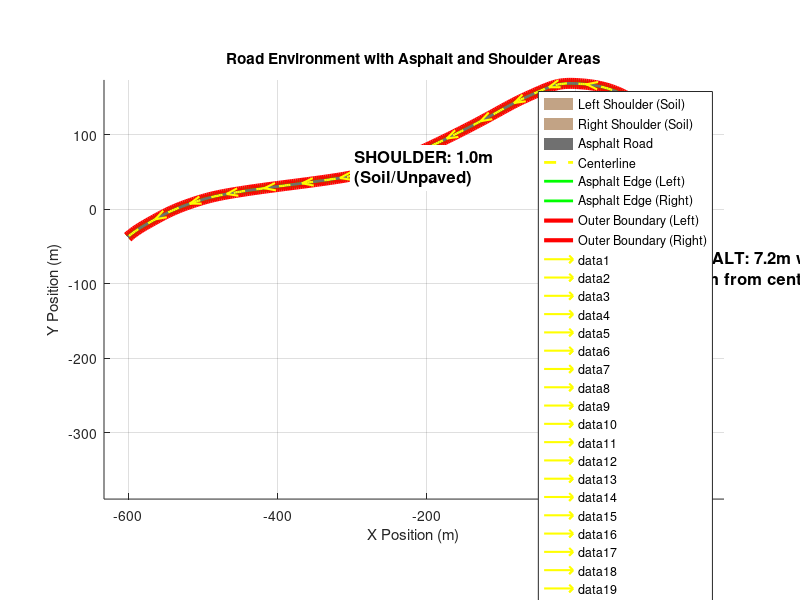

Recreate this plot in MATLAB.
%% 
% Process Road Boundaries for Vehicle Model Testing
% This script creates road boundaries with shoulder areas for realistic testing

clear all; close all; clc;

% Load centerline data
centerline_data = [
159.3966,-377.3989
157.8190,-375.3717
156.2831,-373.3180
154.7873,-371.2390
153.3303,-369.1359
151.9106,-367.0097
150.5268,-364.8615
149.1775,-362.6925
147.8613,-360.5038
146.5766,-358.2966
145.3222,-356.0719
144.0965,-353.8310
142.8981,-351.5748
141.7256,-349.3046
140.5776,-347.0215
139.4527,-344.7265
138.3494,-342.4209
137.2663,-340.1057
136.2019,-337.7821
135.1552,-335.4509
134.1261,-333.1123
133.1142,-330.7662
132.1196,-328.4129
131.1422,-326.0522
130.1818,-323.6844
129.2382,-321.3094
128.3115,-318.9273
127.4026,-316.5379
126.5142,-314.1407
125.6489,-311.7352
124.8095,-309.3209
123.9990,-306.8972
123.2199,-304.4636
122.4751,-302.0195
121.7673,-299.5644
121.0984,-297.0982
120.4673,-294.6217
119.8729,-292.1356
119.3137,-289.6411
118.7887,-287.1390
118.2963,-284.6302
117.8355,-282.1157
117.4048,-279.5964
117.0028,-277.0730
116.6275,-274.5458
116.2767,-272.0152
115.9486,-269.4814
115.6409,-266.9447
115.3516,-264.4055
115.0788,-261.8640
114.8207,-259.3206
114.5778,-256.7754
114.3519,-254.2286
114.1450,-251.6806
113.9587,-249.1315
113.7949,-246.5814
113.6554,-244.0307
113.5419,-241.4796
113.4564,-238.9282
113.3995,-236.3767
113.3699,-233.8252
113.3658,-231.2735
113.3855,-228.7217
113.4272,-226.1698
113.4892,-223.6178
113.5696,-221.0657
113.6668,-218.5134
113.7790,-215.9609
113.9045,-213.4083
114.0414,-210.8555
114.1881,-208.3025
114.3427,-205.7493
114.5036,-203.1959
114.6690,-200.6423
114.8370,-198.0884
115.0061,-195.5343
115.1743,-192.9800
115.3401,-190.4253
115.5015,-187.8704
115.6571,-185.3152
115.8067,-182.7598
115.9506,-180.2041
116.0890,-177.6481
116.2222,-175.0920
116.3506,-172.5356
116.4744,-169.9791
116.5939,-167.4224
116.7093,-164.8656
116.8211,-162.3087
116.9294,-159.7517
117.0345,-157.1947
117.1367,-154.6375
117.2363,-152.0804
117.3337,-149.5232
117.4290,-146.9661
117.5226,-144.4090
117.6147,-141.8519
117.7057,-139.2949
117.7958,-136.7380
117.8853,-134.1813
117.9745,-131.6246
118.0636,-129.0681
118.1531,-126.5118
118.2430,-123.9557
118.3339,-121.3997
118.4258,-118.8441
118.5191,-116.2886
118.6142,-113.7335
118.7112,-111.1786
118.8105,-108.6241
118.9123,-106.0699
119.0170,-103.5160
119.1248,-100.9625
119.2359,-98.4095
119.3508,-95.8568
119.4697,-93.3046
119.5928,-90.7528
119.7205,-88.2015
119.8530,-85.6507
119.9906,-83.1004
120.1336,-80.5507
120.2823,-78.0015
120.4370,-75.4529
120.5980,-72.9049
120.7655,-70.3575
120.9398,-67.8108
121.1213,-65.2647
121.3101,-62.7193
121.5067,-60.1745
121.7112,-57.6305
121.9240,-55.0873
122.1453,-52.5448
122.3755,-50.0031
122.6148,-47.4622
122.8634,-44.9221
123.1218,-42.3828
123.3902,-39.8445
123.6688,-37.3070
123.9579,-34.7703
124.2579,-32.2347
124.5690,-29.6999
124.8915,-27.1662
125.2257,-24.6334
125.5719,-22.1016
125.9303,-19.5708
126.3004,-17.0410
126.6785,-14.5119
127.0607,-11.9831
127.4429,-9.4544
127.8211,-6.9255
128.1913,-4.3959
128.5493,-1.8653
128.8912,0.6665
129.2128,3.1998
129.5103,5.7351
129.7794,8.2726
130.0162,10.8126
130.2185,13.3554
130.3874,15.9007
130.5248,18.4485
130.6323,20.9985
130.7117,23.5505
130.7647,26.1044
130.7931,28.6600
130.7986,31.2171
130.7828,33.7756
130.7476,36.3352
130.6947,38.8958
130.6257,41.4572
130.5425,44.0193
130.4467,46.5818
130.3368,49.1440
130.2024,51.7038
130.0314,54.2587
129.8117,56.8061
129.5313,59.3438
129.1782,61.8691
128.7403,64.3797
128.2123,66.8740
127.6020,69.3524
126.9189,71.8157
126.1726,74.2645
125.3726,76.6994
124.5285,79.1211
123.6496,81.5302
122.7399,83.9266
121.7985,86.3092
120.8244,88.6769
119.8163,91.0288
118.7733,93.3639
117.6941,95.6810
116.5777,97.9792
115.4230,100.2574
114.2289,102.5146
112.9943,104.7498
111.7184,106.9620
110.4019,109.1511
109.0461,111.3170
107.6518,113.4594
106.2203,115.5784
104.7526,117.6739
103.2498,119.7456
101.7130,121.7936
100.1426,123.8170
98.5371,125.8127
96.8941,127.7767
95.2114,129.7050
93.4867,131.5938
91.7178,133.4392
89.9023,135.2371
88.0381,136.9838
86.1237,138.6762
84.1616,140.3146
82.1547,141.9002
80.1063,143.4340
78.0194,144.9172
75.8973,146.3510
73.7429,147.7364
71.5595,149.0746
69.3496,150.3664
67.1143,151.6119
64.8545,152.8109
62.5711,153.9634
60.2651,155.0694
57.9372,156.1287
55.5886,157.1414
53.2199,158.1073
50.8322,159.0263
48.4266,159.8986
46.0042,160.7244
43.5664,161.5042
41.1146,162.2382
38.6500,162.9268
36.1740,163.5704
33.6878,164.1693
31.1928,164.7237
28.6903,165.2342
26.1814,165.7012
23.6663,166.1267
21.1450,166.5128
18.6177,166.8616
16.0844,167.1751
13.5451,167.4556
10.9999,167.7050
8.4489,167.9255
5.8921,168.1193
3.3295,168.2883
0.7613,168.4344
-1.8110,168.5537
-4.3849,168.6377
-6.9578,168.6774
-9.5271,168.6644
-12.0903,168.5897
-14.6447,168.4448
-17.1879,168.2209
-19.7171,167.9092
-22.2299,167.5011
-24.7237,166.9881
-27.1976,166.3723
-29.6524,165.6664
-32.0890,164.8835
-34.5082,164.0369
-36.9111,163.1398
-39.2984,162.2054
-41.6714,161.2448
-44.0321,160.2626
-46.3830,159.2626
-48.7263,158.2484
-51.0642,157.2236
-53.3991,156.1919
-55.7332,155.1566
-58.0671,154.1187
-60.3997,153.0766
-62.7303,152.0287
-65.0578,150.9734
-67.3812,149.9089
-69.6997,148.8339
-72.0124,147.7466
-74.3181,146.6453
-76.6161,145.5286
-78.9053,144.3948
-81.1856,143.2437
-83.4578,142.0767
-85.7226,140.8954
-87.9808,139.7014
-90.2334,138.4963
-92.4811,137.2817
-94.7248,136.0592
-96.9653,134.8303
-99.2033,133.5967
-101.4398,132.3600
-103.6756,131.1216
-105.9115,129.8834
-108.1482,128.6467
-110.3867,127.4133
-112.6274,126.1838
-114.8702,124.9584
-117.1151,123.7370
-119.3622,122.5196
-121.6114,121.3061
-123.8626,120.0966
-126.1160,118.8911
-128.3714,117.6895
-130.6289,116.4917
-132.8883,115.2979
-135.1499,114.1079
-137.4134,112.9218
-139.6789,111.7395
-141.9464,110.5611
-144.2158,109.3864
-146.4872,108.2155
-148.7605,107.0484
-151.0357,105.8851
-153.3128,104.7254
-155.5918,103.5695
-157.8727,102.4173
-160.1554,101.2687
-162.4400,100.1238
-164.7263,98.9826
-167.0145,97.8449
-169.3045,96.7109
-171.5963,95.5805
-173.8898,94.4536
-176.1851,93.3303
-178.4821,92.2106
-180.7808,91.0943
-183.0812,89.9816
-185.3833,88.8724
-187.6871,87.7666
-189.9926,86.6642
-192.2997,85.5653
-194.6084,84.4698
-196.9187,83.3778
-199.2306,82.2891
-201.5441,81.2037
-203.8592,80.1217
-206.1758,79.0430
-208.4940,77.9677
-210.8137,76.8956
-213.1349,75.8268
-215.4576,74.7613
-217.7818,73.6992
-220.1079,72.6413
-222.4362,71.5883
-224.7669,70.5409
-227.1005,69.4998
-229.4371,68.4659
-231.7770,67.4398
-234.1207,66.4223
-236.4684,65.4142
-238.8204,64.4160
-241.1770,63.4287
-243.5385,62.4530
-245.9052,61.4895
-248.2775,60.5390
-250.6556,59.6023
-253.0398,58.6801
-255.4305,57.7732
-257.8277,56.8822
-260.2312,56.0080
-262.6413,55.1512
-265.0577,54.3125
-267.4805,53.4929
-269.9096,52.6928
-272.3450,51.9132
-274.7867,51.1547
-277.2347,50.4181
-279.6889,49.7041
-282.1493,49.0134
-284.6158,48.3468
-287.0885,47.7051
-289.5674,47.0889
-292.0522,46.4985
-294.5427,45.9329
-297.0386,45.3906
-299.5393,44.8701
-302.0446,44.3700
-304.5540,43.8889
-307.0671,43.4251
-309.5836,42.9774
-312.1031,42.5443
-314.6252,42.1242
-317.1495,41.7158
-319.6756,41.3176
-322.2031,40.9281
-324.7317,40.5459
-327.2609,40.1695
-329.7905,39.7976
-332.3202,39.4297
-334.8501,39.0655
-337.3802,38.7049
-339.9106,38.3477
-342.4411,37.9938
-344.9718,37.6430
-347.5027,37.2952
-350.0338,36.9502
-352.5651,36.6077
-355.0967,36.2678
-357.6284,35.9301
-360.1604,35.5946
-362.6926,35.2610
-365.2250,34.9293
-367.7577,34.5991
-370.2905,34.2705
-372.8236,33.9430
-375.3568,33.6166
-377.8901,33.2910
-380.4235,32.9659
-382.9571,32.6413
-385.4906,32.3167
-388.0242,31.9922
-390.5578,31.6673
-393.0914,31.3419
-395.6249,31.0158
-398.1583,30.6888
-400.6917,30.3606
-403.2249,30.0311
-405.7579,29.7000
-408.2907,29.3671
-410.8234,29.0322
-413.3558,28.6950
-415.8879,28.3554
-418.4198,28.0132
-420.9513,27.6680
-423.4825,27.3198
-426.0134,26.9683
-428.5438,26.6132
-431.0738,26.2544
-433.6034,25.8916
-436.1324,25.5247
-438.6610,25.1533
-441.1891,24.7774
-443.7166,24.3966
-446.2435,24.0108
-448.7698,23.6198
-451.2955,23.2233
-453.8206,22.8210
-456.3449,22.4129
-458.8685,21.9985
-461.3909,21.5766
-463.9118,21.1457
-466.4308,20.7046
-468.9475,20.2518
-471.4613,19.7859
-473.9720,19.3055
-476.4791,18.8092
-478.9821,18.2956
-481.4807,17.7633
-483.9745,17.2109
-486.4631,16.6370
-488.9460,16.0402
-491.4227,15.4190
-493.8932,14.7727
-496.3573,14.1019
-498.8154,13.4079
-501.2677,12.6919
-503.7144,11.9551
-506.1557,11.1988
-508.5918,10.4242
-511.0229,9.6324
-513.4494,8.8248
-515.8713,8.0024
-518.2888,7.1664
-520.7013,6.3158
-523.1081,5.4494
-525.5081,4.5657
-527.9006,3.6632
-530.2847,2.7405
-532.6595,1.7962
-535.0243,0.8288
-537.3781,-0.1630
-539.7201,-1.1808
-542.0494,-2.2260
-544.3653,-3.2997
-546.6683,-4.4008
-548.9595,-5.5271
-551.2399,-6.6761
-553.5107,-7.8456
-555.7730,-9.0332
-558.0277,-10.2367
-560.2761,-11.4536
-562.5193,-12.6816
-564.7582,-13.9185
-566.9941,-15.1618
-569.2280,-16.4093
-571.4605,-17.6594
-573.6898,-18.9147
-575.9129,-20.1794
-578.1271,-21.4577
-580.3294,-22.7538
-582.5170,-24.0718
-584.6870,-25.4160
-586.8366,-26.7906
-588.9629,-28.1996
-591.0630,-29.6474
-593.1341,-31.1381
-595.1733,-32.6759
-597.1777,-34.2650
-599.1446,-35.9095
-601.0709,-37.6137
];

x_center = centerline_data(:,1);
y_center = centerline_data(:,2);
n_points = length(x_center);

% ROAD GEOMETRY PARAMETERS
% --------------------------
lane_width = 3.6;      % meters - from centerline to asphalt edge
shoulder_width = 1.0;  % meters - soil/unpaved area outside asphalt
total_width = lane_width + shoulder_width;  % Total safe boundary

% Initialize boundary arrays
x_asphalt_left = zeros(n_points, 1);
y_asphalt_left = zeros(n_points, 1);
x_asphalt_right = zeros(n_points, 1);
y_asphalt_right = zeros(n_points, 1);

x_outer_left = zeros(n_points, 1);
y_outer_left = zeros(n_points, 1);
x_outer_right = zeros(n_points, 1);
y_outer_right = zeros(n_points, 1);

heading = zeros(n_points, 1);

% Calculate boundaries for each point
for i = 1:n_points
    if i == 1
        % Forward difference for first point
        dx = x_center(i+1) - x_center(i);
        dy = y_center(i+1) - y_center(i);
    elseif i == n_points
        % Backward difference for last point
        dx = x_center(i) - x_center(i-1);
        dy = y_center(i) - y_center(i-1);
    else
        % Central difference for middle points
        dx = x_center(i+1) - x_center(i-1);
        dy = y_center(i+1) - y_center(i-1);
    end
    
    % Normalize tangent vector
    tangent_length = sqrt(dx^2 + dy^2);
    dx = dx / tangent_length;
    dy = dy / tangent_length;
    
    % Calculate heading angle (in radians)
    heading(i) = atan2(dy, dx);
    
    % Perpendicular vector (rotate tangent 90 degrees)
    % Left boundary (rotate CCW)
    perp_x_left = -dy;
    perp_y_left = dx;
    
    % Right boundary (rotate CW)
    perp_x_right = dy;
    perp_y_right = -dx;
    
    % Calculate ASPHALT edge boundaries (3.6m from center)
    x_asphalt_left(i) = x_center(i) + lane_width * perp_x_left;
    y_asphalt_left(i) = y_center(i) + lane_width * perp_y_left;
    
    x_asphalt_right(i) = x_center(i) + lane_width * perp_x_right;
    y_asphalt_right(i) = y_center(i) + lane_width * perp_y_right;
    
    % Calculate OUTER boundaries (4.6m from center - asphalt + shoulder)
    x_outer_left(i) = x_center(i) + total_width * perp_x_left;
    y_outer_left(i) = y_center(i) + total_width * perp_y_left;
    
    x_outer_right(i) = x_center(i) + total_width * perp_x_right;
    y_outer_right(i) = y_center(i) + total_width * perp_y_right;
end

% Create road boundary structure
RoadBoundaries.centerline.x = x_center;
RoadBoundaries.centerline.y = y_center;
RoadBoundaries.centerline.heading = heading;

% Asphalt boundaries (main road surface)
RoadBoundaries.asphalt_left.x = x_asphalt_left;
RoadBoundaries.asphalt_left.y = y_asphalt_left;
RoadBoundaries.asphalt_right.x = x_asphalt_right;
RoadBoundaries.asphalt_right.y = y_asphalt_right;

% Outer boundaries (including shoulder)
RoadBoundaries.outer_left.x = x_outer_left;
RoadBoundaries.outer_left.y = y_outer_left;
RoadBoundaries.outer_right.x = x_outer_right;
RoadBoundaries.outer_right.y = y_outer_right;

% Store parameters
RoadBoundaries.lane_width = lane_width;
RoadBoundaries.shoulder_width = shoulder_width;
RoadBoundaries.total_width = total_width;

% Save to MAT file for use in Simulink
save('RoadBoundariesVehicle.mat', 'RoadBoundaries');

% Visualization
figure('Name', 'Road Boundaries with Shoulder', 'Position', [100 100 1400 900]);
hold on; grid on; axis equal;

% Plot shoulder areas (soil)
fill([x_outer_left; flipud(x_asphalt_left)], [y_outer_left; flipud(y_asphalt_left)], ...
     [0.6 0.4 0.2], 'FaceAlpha', 0.6, 'EdgeColor', 'none', ...
     'DisplayName', 'Left Shoulder (Soil)');
fill([x_asphalt_right; flipud(x_outer_right)], [y_asphalt_right; flipud(y_outer_right)], ...
     [0.6 0.4 0.2], 'FaceAlpha', 0.6, 'EdgeColor', 'none', ...
     'DisplayName', 'Right Shoulder (Soil)');

% Plot asphalt area
fill([x_asphalt_left; flipud(x_asphalt_right)], [y_asphalt_left; flipud(y_asphalt_right)], ...
     [0.3 0.3 0.3], 'FaceAlpha', 0.8, 'EdgeColor', 'none', ...
     'DisplayName', 'Asphalt Road');

% Plot centerline
plot(x_center, y_center, 'y--', 'LineWidth', 2, 'DisplayName', 'Centerline');

% Plot asphalt edges
plot(x_asphalt_left, y_asphalt_left, 'g-', 'LineWidth', 2, 'DisplayName', 'Asphalt Edge (Left)');
plot(x_asphalt_right, y_asphalt_right, 'g-', 'LineWidth', 2, 'DisplayName', 'Asphalt Edge (Right)');

% Plot outer boundaries (end of shoulder)
plot(x_outer_left, y_outer_left, 'r-', 'LineWidth', 3, 'DisplayName', 'Outer Boundary (Left)');
plot(x_outer_right, y_outer_right, 'r-', 'LineWidth', 3, 'DisplayName', 'Outer Boundary (Right)');

% Plot heading arrows at intervals
arrow_interval = 20;
arrow_scale = 5;
for i = 1:arrow_interval:n_points
    quiver(x_center(i), y_center(i), ...
           arrow_scale*cos(heading(i)), arrow_scale*sin(heading(i)), ...
           'y', 'LineWidth', 1.5, 'MaxHeadSize', 2);
end

% Add annotations
text(x_center(round(n_points/4)), y_center(round(n_points/4))-10, ...
    sprintf('ASPHALT: 7.2m wide\n(±3.6m from center)'), ...
    'FontSize', 12, 'FontWeight', 'bold', 'BackgroundColor', 'white');
text(x_center(round(3*n_points/4)), y_center(round(3*n_points/4))+10, ...
    sprintf('SHOULDER: 1.0m\n(Soil/Unpaved)'), ...
    'FontSize', 12, 'FontWeight', 'bold', 'BackgroundColor', 'white');

xlabel('X Position (m)');
ylabel('Y Position (m)');
title('Road Environment with Asphalt and Shoulder Areas');
legend('Location', 'best');

fprintf('\n=== Road Boundaries Generated ===\n');
fprintf('Total points: %d\n', n_points);
fprintf('\nRoad Dimensions:\n');
fprintf('  Asphalt width: %.2f m (±%.2f m from centerline)\n', 2*lane_width, lane_width);
fprintf('  Shoulder width: %.2f m per side\n', shoulder_width);
fprintf('  Total width: %.2f m (±%.2f m from centerline)\n', 2*total_width, total_width);
fprintf('\nBoundary Zones:\n');
fprintf('  GREEN ZONE (Asphalt): Within ±%.2f m of centerline\n', lane_width);
fprintf('  YELLOW ZONE (Shoulder): Between ±%.2f m and ±%.2f m\n', lane_width, total_width);
fprintf('  RED ZONE (Off-road): Beyond ±%.2f m\n', total_width);
fprintf('\nData saved to: RoadBoundariesVehicle.mat\n');
